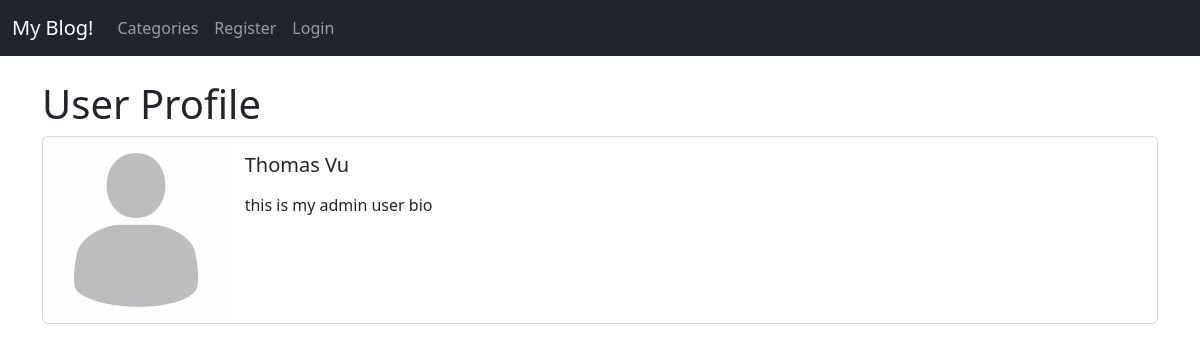
Page /members/1/profile/ on the earlier database version.
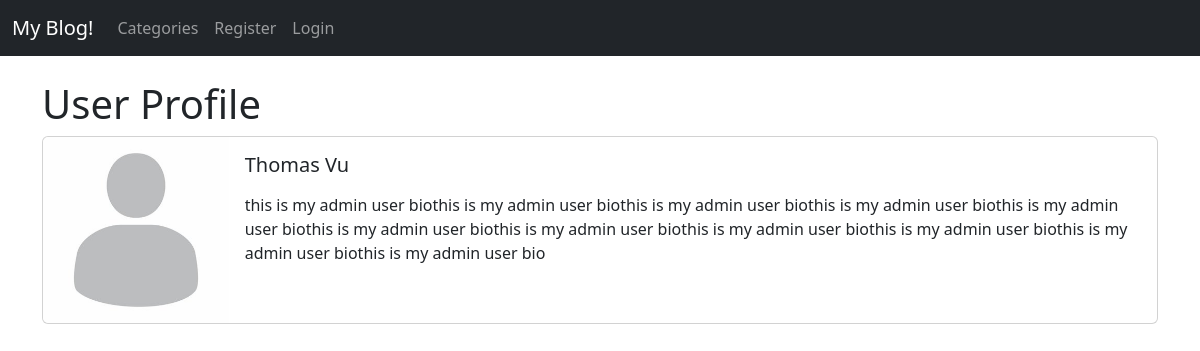
Same page on the later database version.
### theblog/models.py (models this page shows, shortened)
class Profile(models.Model):
    user = models.OneToOneField(User, null=True, on_delete=models.CASCADE)
    bio = models.TextField()
    profile_pic = models.ImageField(null=True, blank=True, upload_to="images/profile/")
    website_url = models.CharField(max_length=255, null=True, blank=True)
    fb_url = models.CharField(max_length=255, null=True, blank=True)
    twitter_url = models.CharField(max_length=255, null=True, blank=True)
    instagram_url = models.CharField(max_length=255, null=True, blank=True)

### members/views.py (the view)
# urls.py: path('<int:pk>/profile/', ShowProfilePageView.as_view(), name="show_profile_page"),
class ShowProfilePageView(DetailView):
    model = Profile
    template_name = 'registration/user_profile.html'
    def get_context_data(self, *args, **kwargs):
        context = super(ShowProfilePageView, self).get_context_data(*args, **kwargs)
        page_user = get_object_or_404(Profile, id=self.kwargs['pk'])
        context["page_user"] = page_user
        return context

### members/templates/registration/user_profile.html (shortened to what this page needs)
{% extends 'base.html' %}
{% load static %}
{% block content %}
<h1>User Profile</h1>
<div class="card mb-3">
    <div class="row g-0">
      <div class="col-md-2">
        {% if page_user.profile.profile_pic %}
        <img src="{{ page_user.profile.profile_pic.url }}" class="img-fluid rounded-start" width="300px">
        {% else %}
        <img src="{% static 'theblog/images/default_profile_pig.jpg' %}" class="img-fluid rounded-start" width="300px">
        {% endif %}
      </div>
      <div class="col-md-10">
        <div class="card-body">
          <h5 class="card-title">{{ page_user.user.first_name }} {{ page_user.user.last_name }}</h5>
          <p class="small text-muted">
          <p class="card-text">{{ page_user.bio }}</p>
        </div>
      </div>
    </div>
  </div>
{% endblock %}

### theblog/templates/base.html (shortened to what this page needs)
<!doctype html>
<html lang="en">
  <head>
    <link href="https://cdn.jsdelivr.net/npm/bootstrap@5.3.1/dist/css/bootstrap.min.css" rel="stylesheet">
  </head>
  <body>
    <nav class="navbar navbar-expand-lg navbar-dark bg-dark">
        <div class="container-fluid">
          <a class="navbar-brand" href="{% url 'home' %}">My Blog!</a>
          <div class="collapse navbar-collapse" id="navbarSupportedContent">
            <ul class="navbar-nav me-auto mb-2 mb-lg-0">
              {% if cat_menu %}
              <li class="nav-item dropdown">
                <a class="nav-link dropdown-toggle" href="#" role="button" data-bs-toggle="dropdown" aria-expanded="false">
                  Categories
                </a>
                <ul class="dropdown-menu">
                  {% for item in cat_menu %}
                  <li><a class="dropdown-item" href="{% url 'category' item|slugify %}">{{ item }}</a></li>
                  {% endfor %}
                </ul>
              </li>
              {% else %}
              <li class="nav-item">
                <a class="nav-link" href="{% url 'category_list' %}">Categories</a>
              </li>
              {% endif %}
              {% if user.is_authenticated %}
                <li class="nav-item">
                  <a class="nav-link" href="{% url 'add_post' %}">Add Post</a>
                </li>
                <li class="nav-item">
                  <a class="nav-link" href="{% url 'add_category' %}">Add Category</a>
                </li>
                <li class="nav-item dropdown">
                  <a class="nav-link dropdown-toggle" href="#" role="button" data-bs-toggle="dropdown" aria-expanded="false">
                    Profile
                  </a>
                  <ul class="dropdown-menu">
                    <li><a class="dropdown-item" href="{% url 'edit_profile' %}">Edit Settings</a></li>
                    <li><a class="dropdown-item" href="{% url 'edit_profile_page' user.profile.id %}">Edit Profile Page</a></li>
                    <li><a class="dropdown-item" href="{% url 'show_profile_page' user.profile.id %}">Show Profile Page</a></li>
                  </ul>
                </li>
                <li class="nav-item">
                  <a class="nav-link" href="{% url 'logout' %}">Logout</a>
                </li>
              {% else %}
              <li class="nav-item">
                <a class="nav-link" href="{% url 'register' %}">Register</a>
              </li>
              <li class="nav-item">
                <a class="nav-link" href="{% url 'login' %}">Login</a>
              </li>
              {% endif %}
            </ul>
          </div>
        </div>
      </nav>
    <br/>
    <div class="container">
        {% block content %}
        {% endblock %}
    </div>
  </body>
</html>

Differences in the rows shown:
changed Profile "Thomas": bio "this is my admin user bio" → "this is my admin user biothis is my admin user biothis is my admin user biothis is my admin user biothis is my admin user biothis is my admin user biothis is my admin user biothis is my admin user biothis is my admin user biothis is my admin user biothis is my admin user bio"
